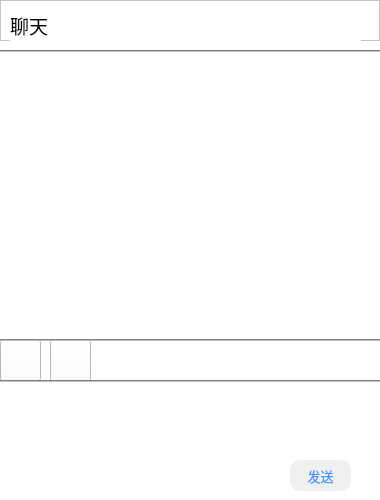
<?xml version="1.0" encoding="UTF-8"?>
<ui version="4.0">
 <class>LiteChat_Dialog</class>
 <widget class="QWidget" name="LiteChat_Dialog">
  <property name="geometry">
   <rect>
    <x>0</x>
    <y>0</y>
    <width>380</width>
    <height>500</height>
   </rect>
  </property>
  <property name="sizePolicy">
   <sizepolicy hsizetype="Minimum" vsizetype="Preferred">
    <horstretch>0</horstretch>
    <verstretch>1</verstretch>
   </sizepolicy>
  </property>
  <property name="minimumSize">
   <size>
    <width>380</width>
    <height>500</height>
   </size>
  </property>
  <property name="windowTitle">
   <string>Dialog</string>
  </property>
  <property name="styleSheet">
   <string notr="true">background-color: rgb(255, 255, 255);</string>
  </property>
  <widget class="QListWidget" name="listWidget">
   <property name="geometry">
    <rect>
     <x>0</x>
     <y>50</y>
     <width>380</width>
     <height>291</height>
    </rect>
   </property>
   <property name="minimumSize">
    <size>
     <width>380</width>
     <height>0</height>
    </size>
   </property>
   <property name="styleSheet">
    <string notr="true">border-radius:0;
border-bottom:2px groove gray;
border-top:2px groove gray;</string>
   </property>
   <property name="horizontalScrollBarPolicy">
    <enum>Qt::ScrollBarAlwaysOff</enum>
   </property>
  </widget>
  <widget class="QTextEdit" name="textEdit">
   <property name="geometry">
    <rect>
     <x>0</x>
     <y>380</y>
     <width>380</width>
     <height>111</height>
    </rect>
   </property>
   <property name="sizePolicy">
    <sizepolicy hsizetype="Expanding" vsizetype="Expanding">
     <horstretch>0</horstretch>
     <verstretch>0</verstretch>
    </sizepolicy>
   </property>
   <property name="minimumSize">
    <size>
     <width>380</width>
     <height>0</height>
    </size>
   </property>
   <property name="styleSheet">
    <string notr="true">border-radius:0;
border-top:2px groove gray;</string>
   </property>
  </widget>
  <widget class="QPushButton" name="pushButton">
   <property name="geometry">
    <rect>
     <x>290</x>
     <y>460</y>
     <width>61</width>
     <height>31</height>
    </rect>
   </property>
   <property name="font">
    <font>
     <pointsize>10</pointsize>
    </font>
   </property>
   <property name="styleSheet">
    <string notr="true">background-color: rgb(240, 240, 240);
color: rgb(67, 148, 255);
border-radius:10px;</string>
   </property>
   <property name="text">
    <string>发送</string>
   </property>
  </widget>
  <widget class="QFrame" name="frame">
   <property name="geometry">
    <rect>
     <x>0</x>
     <y>0</y>
     <width>380</width>
     <height>41</height>
    </rect>
   </property>
   <property name="minimumSize">
    <size>
     <width>380</width>
     <height>0</height>
    </size>
   </property>
   <property name="styleSheet">
    <string notr="true">color: rgb(255, 255, 255);
background-color: rgb(255, 255, 255);</string>
   </property>
   <property name="frameShape">
    <enum>QFrame::StyledPanel</enum>
   </property>
   <property name="frameShadow">
    <enum>QFrame::Raised</enum>
   </property>
   <widget class="QLabel" name="label">
    <property name="geometry">
     <rect>
      <x>10</x>
      <y>10</y>
      <width>351</width>
      <height>31</height>
     </rect>
    </property>
    <property name="font">
     <font>
      <family>微软雅黑</family>
      <pointsize>14</pointsize>
      <bold>false</bold>
     </font>
    </property>
    <property name="styleSheet">
     <string notr="true">background-color: rgb(255, 255, 255);
color: rgb(0, 0, 0);</string>
    </property>
    <property name="text">
     <string>聊天</string>
    </property>
   </widget>
  </widget>
  <widget class="QPushButton" name="pushButton_2">
   <property name="geometry">
    <rect>
     <x>0</x>
     <y>340</y>
     <width>41</width>
     <height>41</height>
    </rect>
   </property>
   <property name="styleSheet">
    <string notr="true">border-image: url(:/img/file.png);</string>
   </property>
   <property name="text">
    <string/>
   </property>
  </widget>
  <widget class="QPushButton" name="pushButton_3">
   <property name="geometry">
    <rect>
     <x>50</x>
     <y>340</y>
     <width>41</width>
     <height>41</height>
    </rect>
   </property>
   <property name="styleSheet">
    <string notr="true">border-image: url(:/img/picture.png);</string>
   </property>
   <property name="text">
    <string/>
   </property>
  </widget>
  <zorder>pushButton_3</zorder>
  <zorder>frame</zorder>
  <zorder>pushButton_2</zorder>
  <zorder>listWidget</zorder>
  <zorder>textEdit</zorder>
  <zorder>pushButton</zorder>
 </widget>
 <resources/>
 <connections/>
</ui>
